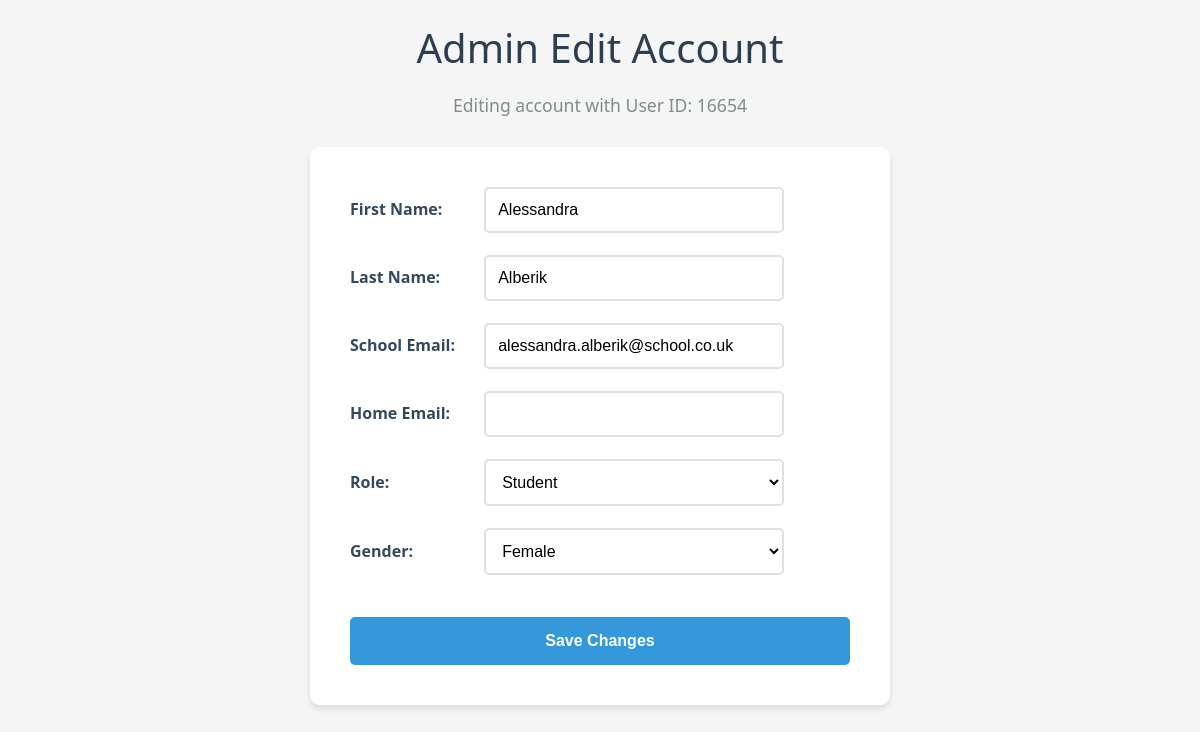
The app's page /edit_account/16654 with its own data.
### tables this page shows
CREATE TABLE "ACCOUNTS" (
	"UserID"	INTEGER NOT NULL UNIQUE,
	"FirstName"	TEXT NOT NULL,
	"LastName"	TEXT NOT NULL,
	"SchoolEmail"	TEXT NOT NULL UNIQUE,
	"HomeEmail"	TEXT UNIQUE,
	"Gender"	TEXT NOT NULL,
	"RoleID"	INTEGER NOT NULL, Password TEXT, Image TEXT,
	PRIMARY KEY("UserID")
);

### WEBPAGE/main.py (the view, shortened to what this page needs)
@app.route('/edit_account/<int:user_id>', methods=['GET', 'POST'])
def edit_account(user_id):
    return render_template('sub/adminEditAccount.html', user_id=user_id, account=DB_interface.get_data("SELECT FirstName, LastName, SchoolEmail, HomeEmail, RoleID, Gender FROM ACCOUNTS WHERE UserID = ?", (user_id,))[0])

### WEBPAGE/DB_interface.py (called while the page is built)
def connect():
    try: # tries to connect
        conn = sqlite3.connect(db) # to the database
        return conn # returns the connection as an pointer
    except sqlite3.Error as e: # if it failes due to an error
        print(f"Error in connect: {e}") # prints the error
        return None

def close(conn): # closes the connection
    if conn: # if the connection exists
        conn.close() # close it

def get_data(query, params=()):
    conn = connect() # connects to the DB
    try:
        cursor = conn.cursor() # creates a cursor object
        cursor.execute(query, params) # executes the query with params
        rows = cursor.fetchall() # fetches all the data
        close(conn) # closes the connection
        return rows # returns the data
    except sqlite3.Error as e: # if it failes due to an error
        print(f"Error in get_data: {e}") # prints the error
        close(conn) # closes the connection
        return [] # returns an empty list

### WEBPAGE/templates/sub/adminEditAccount.html (shortened to what this page needs)
<html>
<head>
    <link rel="stylesheet" href="{{ url_for('static', filename='style-adminEditAccount.css') }}">
</head>
<body>
    <h1>Admin Edit Account</h1>
    <p>Editing account with User ID: {{ user_id }}</p>
    <form method="POST">
        <label for="first_name">First Name: </label>
        <input type="text" id="first_name" name="first_name" value="{{ account[0] }}"><br><br>
        <label for="last_name">Last Name: </label>
        <input type="text" id="last_name" name="last_name" value="{{ account[1] }}"><br><br>
        <label for="school_email">School Email: </label>
        <input type="email" id="school_email" name="school_email" value="{{ account[2] or ''}}"><br><br>
        <label for="home_email">Home Email: </label>
        <input type="email" id="home_email" name="home_email" value="{{ account[3] or ''}}"><br><br>
        <label for="role">Role: </label>
        <select id="role" name="role">
            <option value="0" {% if account[4] == 0 %}selected{% endif %}>Student</option>
        </select><br><br>
        <label for="gender">Gender: </label>
        <select id="gender" name="gender">
            <option value="f" {% if account[5] == 'f' %}selected{% endif %}>Female</option>
        </select><br><br>
        <input type="submit" value="Save Changes">
    </form>
</body>
</html>

### WEBPAGE/static/style-adminEditAccount.css (style rules this page uses)
body { font-family: 'Segoe UI', Tahoma, Geneva, Verdana, sans-serif; background-color: #f5f5f5; margin: 0; padding: 20px; color: #333; }
h1 { color: #2c3e50; text-align: center; margin-bottom: 10px; font-size: 2.5em; font-weight: 300; }
p { text-align: center; color: #7f8c8d; margin-bottom: 30px; font-size: 1.1em; }
form { max-width: 500px; margin: 0 auto; background: white; padding: 40px; border-radius: 10px; box-shadow: 0 4px 6px rgba(0, 0, 0, 0.1); }
label { display: inline-block; width: 130px; font-weight: 600; color: #34495e; margin-bottom: 5px; }
input[type="text"], input[type="email"], select { width: 300px; padding: 12px; border: 2px solid #e0e0e0; border-radius: 5px; font-size: 16px; transition: border-color 0.3s ease; box-sizing: border-box; }
select { cursor: pointer; background-color: white; }
input[type="submit"] { background-color: #3498db; color: white; padding: 15px 30px; border: none; border-radius: 5px; font-size: 16px; font-weight: 600; cursor: pointer; margin-top: 20px; width: 100%; transition: background-color 0.3s ease; }

### records on screen
ACCOUNTS: first_name "Alessandra", last_name "Alberik", school_email "alessandra.alberik@school.co.uk", role "Student", gender "Female"

### other values on screen
{{ user_id }} "16654"
